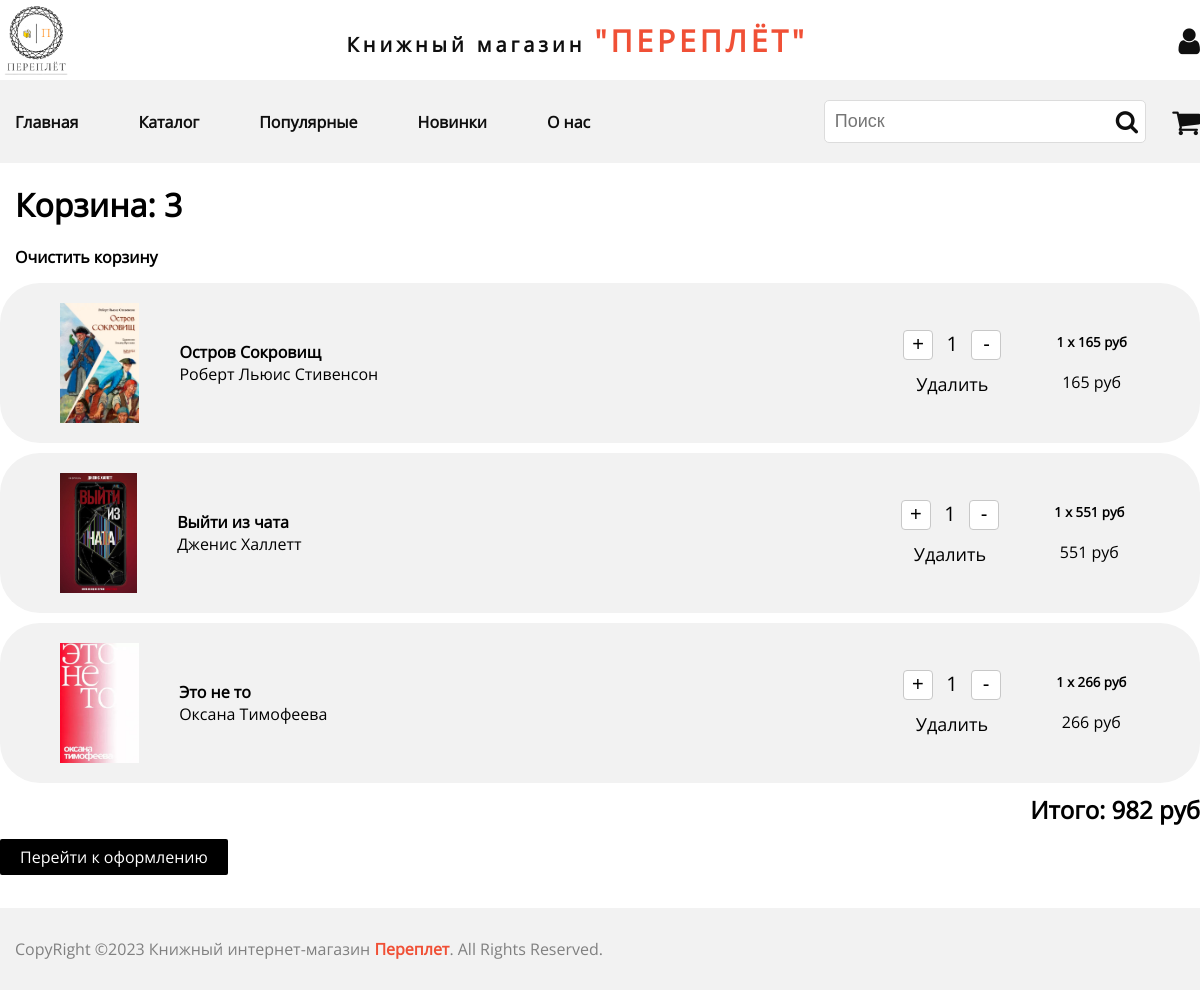
Page /pereplet/bag.php on the committed database.
### tables this page shows
CREATE TABLE `cart` (
  `id` int(11) NOT NULL,
  `cart_id` int(11) NOT NULL,
  `price` int(11) NOT NULL,
  `count` int(11) NOT NULL,
  `ip` varchar(255) NOT NULL
);

CREATE TABLE `goods` (
  `id` int(11) NOT NULL,
  `title` varchar(255) NOT NULL,
  `author` varchar(255) NOT NULL,
  `price` int(10) NOT NULL,
  `ISBN` varchar(255) NOT NULL,
  `image` varchar(255) NOT NULL,
  `category` varchar(255) NOT NULL,
  `year` int(10) NOT NULL,
  `lang` varchar(255) NOT NULL,
  `pages` int(10) NOT NULL,
  `description` text NOT NULL
);

### pereplet/bag.php (the view, shortened to what this page needs)
<?php
	require ("includes/db_connect.php");
	include("includes/header.php");
?>
<main>
		<div class="container">
			<div class="cart">
<?php
		$result = mysqli_query($link,"SELECT * FROM cart,goods WHERE cart.ip = '{$_SERVER["REMOTE_ADDR"]}' AND goods.id = cart.cart_id");
		if (mysqli_num_rows($result) > 0)
		{
		$row = mysqli_fetch_array($result);
			do {
				$cartCount = $cartCount + $row["count"];
			} while ( $row = mysqli_fetch_array($result) );
		echo '<h1 class="main-title cart-title">Корзина: '.$cartCount.'</h1>';
		}
		$result = mysqli_query($link,"SELECT * FROM cart,goods WHERE cart.ip = '{$_SERVER["REMOTE_ADDR"]}' AND goods.id = cart.cart_id");
		if (mysqli_num_rows($result) > 0)
		{
		$row = mysqli_fetch_array($result);
			echo '<div class="clear-cart-block"><a id="clear-cart">Очистить корзину</a></div>';
?>
				<div class="cart-block">
					<div class="cart-goods">
						<ul class="cart-list">
		<?php
				do
				{
				$price = $row["price"] * $row["count"];
				$allprice = $allprice + $price;
							echo '
							<li class="cart-item">
								<div class="cart-item-image">
									<img src="images/'.$row["image"].'" class="good-image">
								</div>
								<div class="cart-item-title">
									<a href="book.php?title='.$row["title"].'"" class="title-link">'.$row["title"].'</a><br>
									<span class="good-author">
										'.$row["author"].'
									</span>
								</div>
								<div class="cart-item-actions__block">
									<div class="cart-item-actions">
										<button class="cart-button-plus cart-buttons" plusid="'.$row["cart_id"].'">+</button>
										<span class="product-count">'.$row["count"].'</span>
										<button class="cart-button-minus cart-buttons" minusid="'.$row["cart_id"].'">-</button>
									</div>
									<div>
										<a href="bag.php" class="cart-button-delete" id="'.$row["cart_id"].'">Удалить</a>
									</div>
								</div>
								<div class="cart-item-price" id="tovar'.$row["cart_id"].'">
								<h5>
									<span class="span-count">'.$row["count"].'</span> x <span class="span-price">'.$row["price"].' руб</span>
								</h5>
									<span id="price'.$row["cart_id"].'">'.$price.'</span> руб
								</div>
							</li>
							';
}
while ($row = mysqli_fetch_array($result));
 echo '
	<h2 class="main-title allprice" align="right">Итого: <strong>'.$allprice.'</strong> руб</h2>
	<div class="cart-result-button__block">
		<a href="#" class="cart-result-button">Перейти к оформлению</a>
	</div>
</div>
';
}
else
{
    echo '
		<h1 align="center">Корзина пуста</h1>
	</div>
	';
}
?>
					</div>
				</div>
			</div>
	</main>
<?php
	include("includes/footer.php");
?>

### pereplet/includes/header.php (shortened to what this page needs)
<!DOCTYPE html>
<html>
<head>
	<link rel="stylesheet" type="text/css" href="css/style.css">
	<link rel="stylesheet" href="css/font-awesome.min.css">
</head>
<body>
	<header>
		<div class="header-top">
			<div class="container">
				<div class="header-top-box">
					<div class="header-logo">
						<a href="index.php">
							<img src="images/logo.png" class="header-logo-image">
						</a>
					</div>
					<div class="header-title">
						<a href="about_us.php" class="header-title-link">
							Книжный магазин <span class="header-title-text">"Переплёт"</span>
						</a>
					</div>
					<div class="header-reg">
						<?php
							if ($_SESSION["status"] == "yes") {
								echo '<a class="header-reg-name">'.$_SESSION["name"].'</a>
								<div class="header-reg-link__block">
									<a class="header-reg-link" id="logout">Выйти</a>
								</div>';
							} else {
								echo '<a href="#" class="header-reg-icon"><i class="fa fa-user" aria-hidden="true"></i></a>';
							}
						?>
					</div>
				</div>
			</div>
		</div>
		<div class="header-menu">
			<div class="container">
				<div class="header-menu-box">
					<nav>
						<ul class="header-menu-list">
							<li>
								<a href="index.php">Главная</a>
							</li>
							<li>
								<a href="index.php#catalog">Каталог</a>
							</li>
							<li>
								<a href="index.php#popular">Популярные</a>
							</li>
							<li>
								<a href="index.php#new-books">Новинки</a>
							</li>
							<li>
								<a href="about_us.php">О нас</a>
							</li>
						</ul>
					</nav>
					<div class="header-menu-search-box">
						<div class="header-search-block">
							<form method="get" action="search.php">
								<input type="text" placeholder="Поиск" name="q" class="header-search-text" required value="<?php echo $searchText; ?>">
								<button class="header-search-link">
									<i class="fa fa-search" aria-hidden="true"></i>
								</button>
							</form>
						</div>
						<div class="header-cart-block">
							<a href="bag.php" class="header-cart-link">
								<i class="fa fa-shopping-cart" aria-hidden="true"></i>
							</a>
						</div>
					</div>
				</div>
			</div>
		</div>
	</header>

### pereplet/includes/footer.php (shortened to what this page needs)
	<footer>
		<div class="container">
			<div class="footer-block">
				CopyRight ©2023 Книжный интернет-магазин <a href="index.php" class="shop-name">Переплет</a>. All Rights Reserved.
			</div>
		</div>
	</footer>
</body>
</html>

### pereplet/css/style.css (style rules this page uses)
* { margin: 0; padding: 0; }
*:after,:before { box-sizing:border-box }
a { color:inherit;text-decoration:none }
body { font-family: 'Open Sans'; }
.container { width: 1200px; height: 100%; margin: 0 auto; }
header { margin-bottom: 20px; }
.header-top { height: 70px; padding: 5px 0px; }
.header-top-box { position: relative; height: 100%; width: 100%; display: flex; align-items: center; }
.header-logo { height: 100%; margin-right: 275px; flex-shrink: 0; }
.header-logo-image { height: 100%; }
.header-title { flex-shrink: 0; }
.header-title-link { font-size: 20px; text-decoration: none; color: #0f0f0f; letter-spacing: 4px; font-weight: 600; }
.header-title-text { font-size: 30px; text-transform: uppercase; color: rgb(240, 80, 54); }
.header-reg { text-align: right; flex-grow: 1; overflow: hidden; }
.header-reg-icon { text-decoration: none; color: #0f0f0f; font-size: 30px; transition-property: color; transition-duration: .3s; transition-timing-function: ease-in-out; }
.header-menu { background-color: #f2f2f2; width: 100%; padding: 20px 0px; }
.header-menu-box { display: flex; justify-content: space-between; align-items: center; }
.header-menu-list { display: flex; list-style: none; padding-left: 15px; }
.header-menu-list li { padding: 0px 60px 0 0; }
.header-menu-list li a { font-weight: 600; text-decoration: none; color: #0f0f0f; transition-property: color; transition-duration: .3s; transition-timing-function: ease-in-out; }
.header-menu-search-box { display: flex; align-items: center; }
.header-search-text { background-color: rgb(255,255,255); padding: 10px; width: 300px; font-size: 18px; border: 1px solid rgb(220, 220, 220); border-radius: 5px; outline: 0; }
.header-search-link { position: relative; right: 34px; top: 3px; text-decoration: none; color: #0f0f0f; font-size: 24px; background-color: rgba(0,0,0,0); border: 0; outline: 0; cursor: pointer; transition-property: color; transition-duration: .3s; transition-timing-function: ease-in-out; }
.header-cart-link { text-decoration: none; color: #0f0f0f; font-size: 30px; transition-property: color; transition-duration: .3s; transition-timing-function: ease-in-out; }
.cart-goods { margin-bottom: 40px; }
.cart-list { list-style: none; }
.cart-item { padding: 20px 60px; height: 120px; display: flex; align-items: center; background-color: #f2f2f2; margin-bottom: 10px; border-radius: 40px; }
.cart-item-image { height: 100%; margin-right: 40px; }
.cart-item-title { width: 67%; }
.cart-item-actions__block { margin-right: 55px; font-size: 20px; text-align: center; }
.cart-item-actions { margin-bottom: 10px; }
.cart-buttons { width: 30px; height: 30px; background-color: white; border: 1px solid rgb(200,200,200); border-radius: 4px; cursor: pointer; font-size: 20px; }
.cart-button-delete { font-size: 18px; }
.product-count { display: inline-block; width: 28px; text-align: center; }
.cart-result-button { text-decoration: none; padding: 7px 20px; color: white; background-color: black; border-radius: 2px; transition-property: background-color; transition-duration: .3s; transition-timing-function: ease-in-out; }
.clear-cart-block { margin-bottom: 15px; padding-left: 15px; }
#clear-cart { font-weight: 900; cursor: pointer; transition-property: background-color; transition-duration: .3s; transition-timing-function: ease-in-out; }
.cart-item-price { text-align: center; }
.cart-item-price h5 { margin-bottom: 20px; }
main { min-height: 70vh; }
.main-title { margin-bottom: 20px; padding-left: 15px; }
.good-image { max-width: 100%; max-height: 100%; }
.title-link { text-decoration: none; color: black; font-weight: 600; line-height: 124%; transition-property: color; transition-duration: .3s; transition-timing-function: ease-in-out; }
footer { background-color: #f2f2f2; width: 100%; padding: 30px 0px; }
.footer-block { padding: 0px 15px; color: grey; }
.shop-name { color: rgb(240, 80, 54); font-weight: bold; }

### rows in the picture
cart: goods.image (picture), goods.title "Остров Сокровищ", goods.author "Роберт Льюис Стивенсон", count "1", goods.price "165"
cart: goods.image (picture), goods.title "Выйти из чата", goods.author "Дженис Халлетт", count "1", goods.price "551"
cart: goods.image (picture), goods.title "Это не то", goods.author "Оксана Тимофеева", count "1", goods.price "266"

### other values in the picture
$cartCount "3"
$allprice "982"
